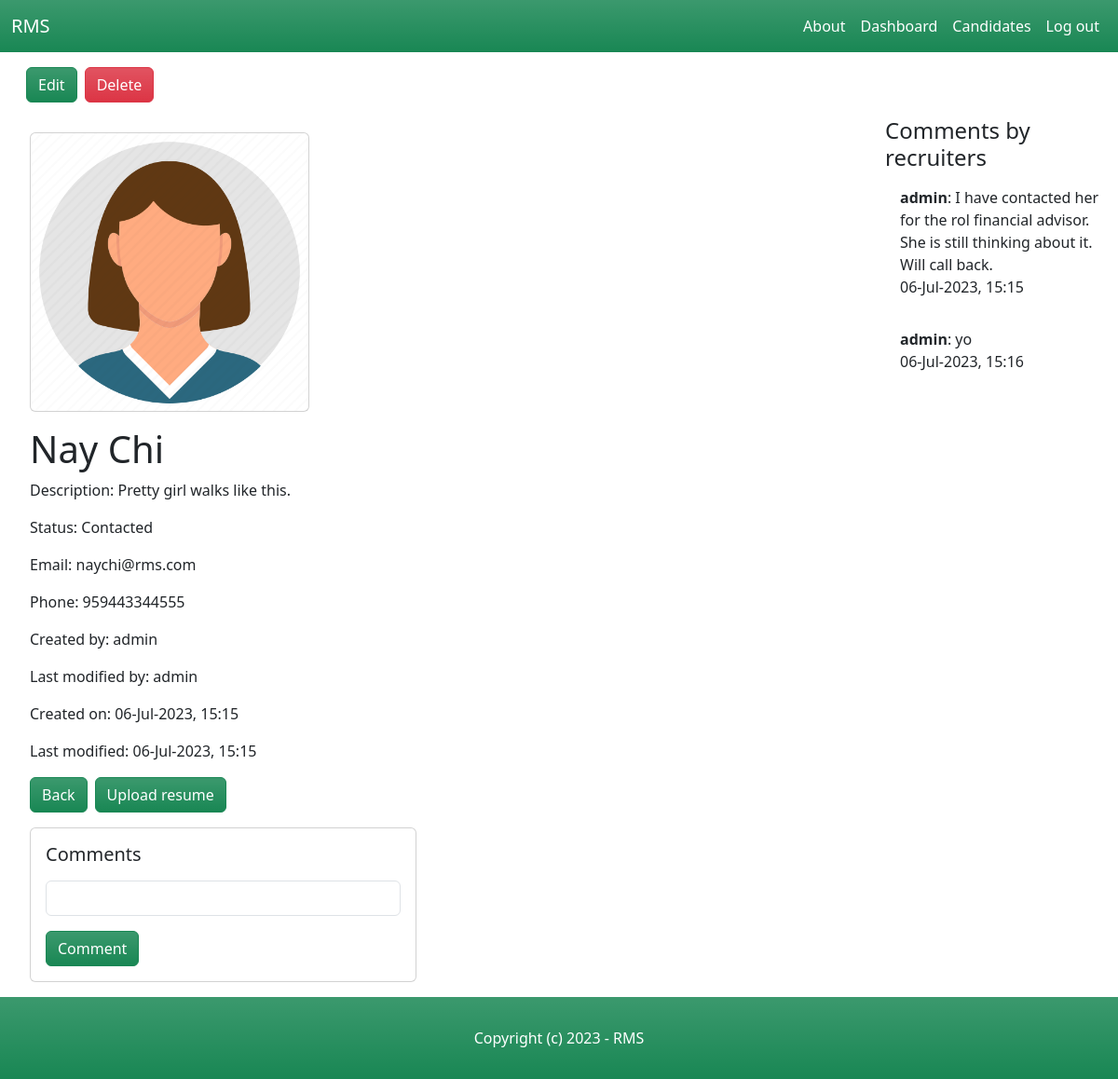
/candidates/16/ (signed in), run on an earlier commit of the app's database.
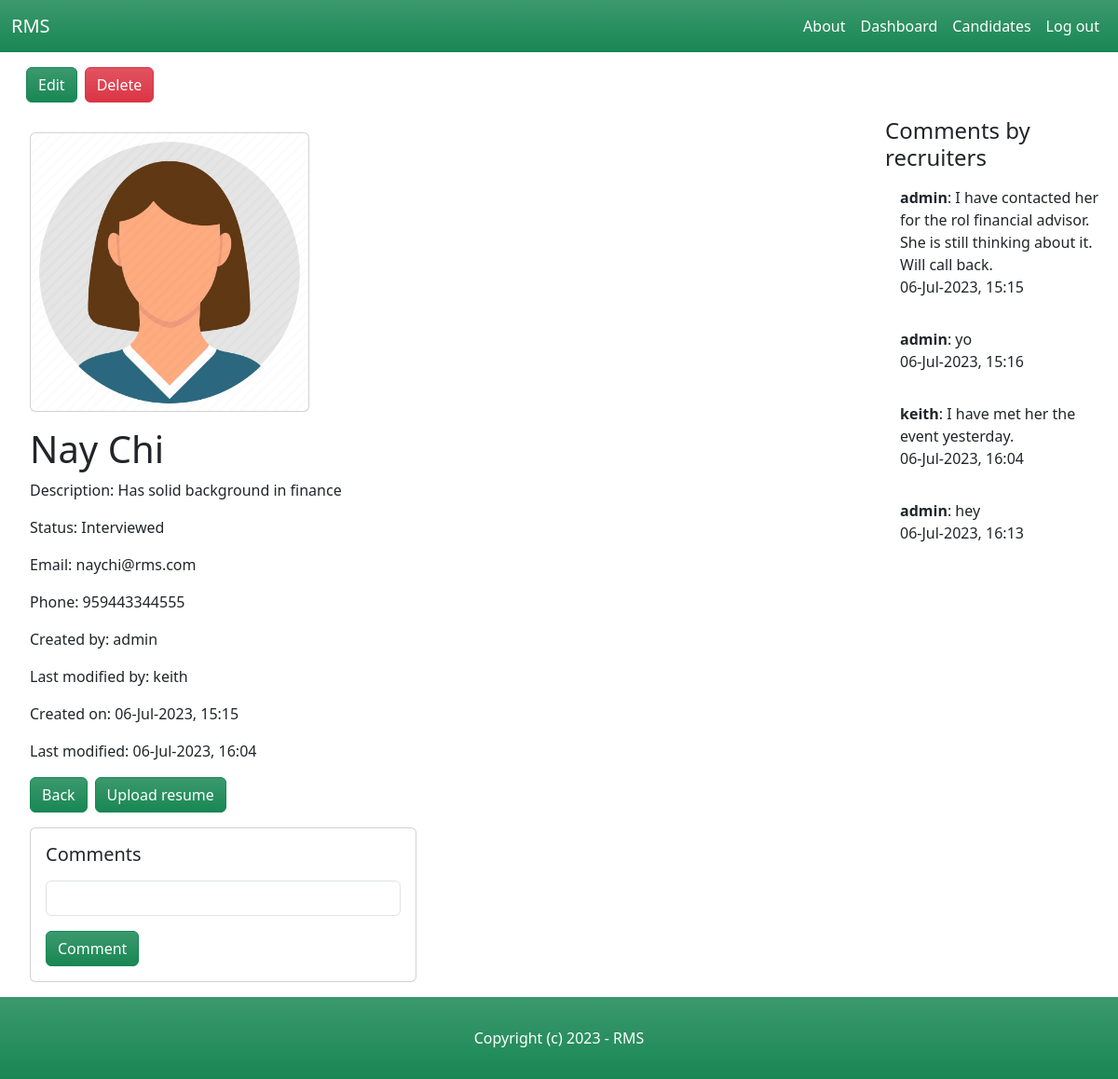
And on a later commit of the database.
### candidate/models.py (models this page shows, shortened)
class Candidate(models.Model):
    NEW = 'new'
    CONTACTED = 'contacted'
    INTERVIEWED = 'interviewed'
    HIRED = 'hired'
    REJECTED = 'rejected'
    CHOICES_STATUS = (
        (NEW, 'New'),
        (CONTACTED, 'Contacted'),
        (INTERVIEWED, 'Interviewed'),
        (HIRED, 'Hired'),
        (REJECTED, 'Rejected'),
    )
    name = models.CharField(max_length=255)
    description = models.TextField(blank=True, null=True)
    status = models.CharField(max_length=11, choices=CHOICES_STATUS, default=NEW)
    email = models.EmailField()
    phone = models.PositiveIntegerField()
    image = models.ImageField(upload_to='candidate_images', default='default_image.jpg', blank=True, null=True)
    resume = models.FileField(upload_to='resumes/', blank=True, null=True)
    is_active = models.BooleanField(default=True)
    created_by = models.ForeignKey(User, related_name='candidates', on_delete=models.CASCADE)
    created_at = models.DateTimeField(auto_now_add=True)
    modified_at = models.DateTimeField(auto_now=True)
    last_modified_by = models.ForeignKey(User, related_name='candidate', blank=True, null=True, on_delete=models.CASCADE)

class Comment(models.Model):
    candidate = models.ForeignKey(Candidate, related_name='comments', blank=True, null=True, on_delete=models.CASCADE)
    members = models.ForeignKey(User, related_name='comments', blank=True, null=True, on_delete=models.CASCADE)
    comment = models.TextField()
    created_at = models.DateTimeField(auto_now_add=True)

### candidate/views.py (the view)
# urls.py: path('<int:pk>/', views.candidate_details, name='candidate_details'),
@login_required
def candidate_details(request, pk):
    candidate = get_object_or_404(Candidate, is_active=True, pk=pk)
    comments = Comment.objects.filter(candidate=candidate)
    return render(request, 'candidate/candidate_details.html', {
        'candidate': candidate,
        'comments': comments,
    })

### candidate/templates/candidate/candidate_details.html (shortened to what this page needs)
{% extends 'core/base.html' %}
{% block content %}
    <div class="row mx-3">
        <div class="d-grid my-3 gap-2 d-md-flex">
            <button class="btn btn-success bg-gradient"><a class="nav-link text-white" href="{% url 'edit_candidate' candidate.id %}">Edit</a></button>
            <button class="btn btn-danger bg-gradient"><a class="nav-link text-white" href="{% url 'delete_candidate' candidate.id %}">Delete</a></button>
        </div>
    </div>
    <div class="row">
        <div class="col-md-9 mx-3">
            <div class="card mx-3 my-3" style="width: 300px;">
                <img src="{{ candidate.image.url }}" class="card-img-top" alt="{{ candidate.name }}">
            </div>
            <div class="mx-3 my-3">
                <h1>{{ candidate.name }}</h1>
                {% if candidate.description %}
                    <p>Description: {{ candidate.description }}</p>
                {% endif %}
                <p>Status: {{ candidate.get_status_display }}</p>
                <p>Email: {{ candidate.email }}</p>
                <p>Phone: {{ candidate.phone }}</p>
                <p>Created by: {{ candidate.created_by }}</p>
                <p>Last modified by: {{ candidate.last_modified_by }}</p>
                <p>Created on: {{ candidate.created_at|date:"d-M-Y, H:i" }}</p>
                <p>Last modified: {{ candidate.modified_at|date:"d-M-Y, H:i" }}</p>
            </div>
            <div class="d-grid mx-3 my-3 gap-2 d-md-flex">
                <button type="submit" class="btn btn-success bg-gradient"><a class="nav-link text-white" href="{% url 'candidates_list' %}">Back</a></button>
                {% if candidate.resume %}
                    <button type="submit" class="btn btn-success bg-gradient"><a style="text-decoration:none" href="{{ candidate.resume.url }}" class="text-white" download>Download resume</a></button>
                {% else %}
                    <button type="submit" class="btn btn-success bg-gradient"><a style="text-decoration:none" href="{% url 'edit_candidate' candidate.id %}" class="text-white">Upload resume</a></button>
                {% endif %}
            </div>
            <div class="col-md-6">
                <div class="card mx-3 my-3">
                    <div class="card-body">
                        <h5 class="card-title">Comments</h5>
                        <form method="post" action="{% url 'comment_candidate' candidate.id %}">
                            <input class="my-3 form-control" type="text" name="comment">
                            <button class="btn btn-success bg-gradient"><a class="nav-link text-white">Comment</a></button>
                        </form>
                    </div>
                </div>
            </div>
        </div>
        <div class="col">
            <h4>Comments by recruiters</h4>
            {% for comment in comments %}
                <ul class="list-group list-group-flush">
                    <li class="list-group-item">
                        <strong>{{ comment.members }}</strong>: {{ comment.comment }}
                        <p>{{ comment.created_at|date:"d-M-Y, H:i" }}</p>
                    </li>
                </ul>
            {% endfor %}
        </div>
    </div>
{% endblock %}

What changed in the data, as far as the page shows it:
changed Candidate "Nay Chi": description "Pretty girl walks like this." → "Has solid background in finance"; status "Contacted" → "Interviewed"; last_modified_by "admin" → "keith"; modified_at "06-Jul-2023, 15:15" → "06-Jul-2023, 16:04"
added Comment: members "keith", comment "I have met her the event yesterday.", created_at "06-Jul-2023, 16:04"
added Comment: members "admin", comment "hey", created_at "06-Jul-2023, 16:13"
